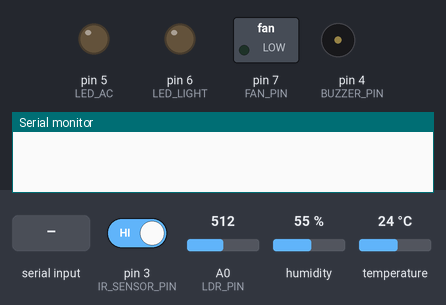
Simulated run of this sketch. Board: Arduino Uno, built with avr-gcc and run on an emulated ATmega328P. On the bench: switched loads named in the sketch (green lamp = pin HIGH), output pins drawn as LEDs (lit = HIGH), buzzer (waves = sounding, pin HIGH), the last lines printed to the serial monitor. The inputs (shaded band) are chosen by the test bench; at power-on: temperature 24 °C, pin 3 (IR_SENSOR_PIN) HIGH, A0 (LDR_PIN) = 512, humidity 55 %.

Above: at 1.2 s.
1.3 s: temperature set to 26 °C
3.2 s: temperature set to 29 °C
At 5.0 s:
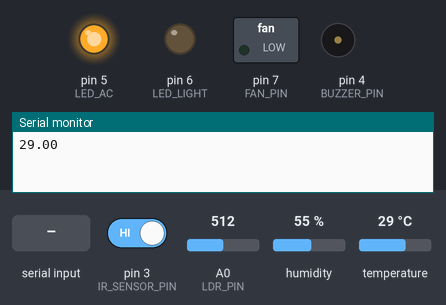
5.5 s: "FAN" received over the second serial link
At 8.3 s:
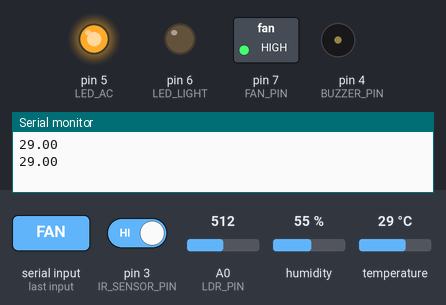
8.6 s: temperature set to 12 °C
At 9.8 s:
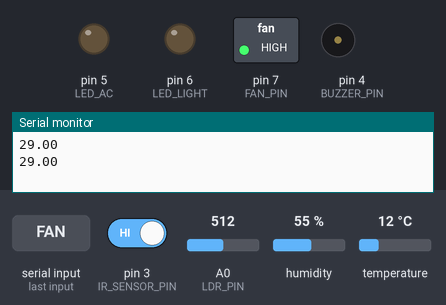
10.6 s: temperature set to 28 °C
At 12.2 s:
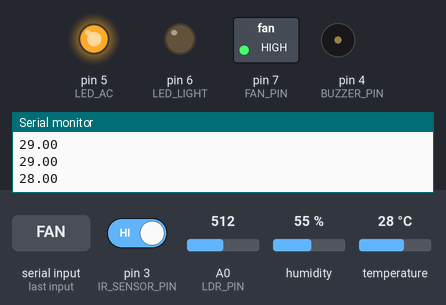
12.6 s: temperature set to 19 °C
At 13.9 s:
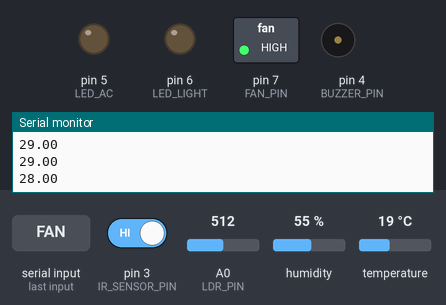
Timing chart, 0 to 15.6 s (numbered marks = the images above; inputs shaded):
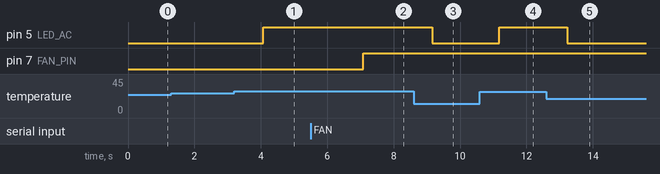

The sketch:

home_automation_system.ino
```cpp
#include <SoftwareSerial.h>
#include <DHT.h>

// Bluetooth module HC-05 connections
#define BT_TX 10  // Arduino TX (connect to HC-05 RX)
#define BT_RX 11  // Arduino RX (connect to HC-05 TX)
SoftwareSerial BT(BT_TX, BT_RX);

// Sensor and Actuator pins
#define DHT_PIN A1
#define DHT_TYPE DHT11
DHT dht(DHT_PIN, DHT_TYPE);

#define LDR_PIN A0
#define IR_SENSOR_PIN 3
#define BUZZER_PIN 4
#define LED_AC 5
#define LED_LIGHT 6
#define FAN_PIN 7

// Global variables
bool lockMode = false;
bool isNight = false;

void setup() {
    Serial.begin(9600);
    BT.begin(9600);
    dht.begin();
    pinMode(IR_SENSOR_PIN, INPUT);
    pinMode(LDR_PIN, INPUT);
    pinMode(BUZZER_PIN, OUTPUT);
    pinMode(LED_AC, OUTPUT);
    pinMode(LED_LIGHT, OUTPUT);
    pinMode(FAN_PIN, OUTPUT);
    digitalWrite(BUZZER_PIN, LOW);
    digitalWrite(LED_AC, LOW);
    digitalWrite(LED_LIGHT, LOW);
    digitalWrite(FAN_PIN, LOW);
}

void loop() {
    float temp = dht.readTemperature();
    int ldrValue = analogRead(LDR_PIN);
    int irValue = digitalRead(IR_SENSOR_PIN);

    // Check temperature condition
    if (temp > 27.8) { // X value assumed as 25
        digitalWrite(LED_AC, HIGH);
        Serial.println(temp);
        delay(2000);
        BT.println("AC turned ON");
    } else {
        digitalWrite(LED_AC, LOW);
    }

    // Check light condition
    if ((ldrValue > 700 || isNight) && irValue ==0) {
        digitalWrite(LED_LIGHT, HIGH);

        BT.println("Light turned ON");
        delay(5000);
    } else {
        digitalWrite(LED_LIGHT, LOW);
    }

    // Lock mode security check
    if (lockMode && irValue == 0) {
        digitalWrite(BUZZER_PIN, HIGH);
        tone(BUZZER_PIN,1000);
        BT.println("Intruder detected! Buzzer ON");
        delay(7000);
        noTone(BUZZER_PIN);
        digitalWrite(BUZZER_PIN, LOW);
    }

    // Check Bluetooth command
    if (BT.available()) {
        String command = BT.readString();
        command.trim();

        if (command == "LOCK") {
            lockMode = true;
            BT.println("Lock mode enabled");
        } else if (command == "UNLOCK") {
            lockMode = false;
            BT.println("Lock mode disabled");
        } else if (command == "FAN") {
            digitalWrite(FAN_PIN, HIGH);
            BT.println("Fan turned ON");
        } else if (command == "NOFAN") {
            digitalWrite(FAN_PIN, LOW);
            BT.println("Fan turned OFF");
        } else if (command == "NIGHT") {
            isNight = true;
            BT.println("Night mode enabled");
        } else if (command == "DAY") {
            isNight = false;
            BT.println("Day mode enabled");
        }
    }
}
```

Measured:
- the behaviour switches between 27 and 28 °C on temperature (found by bisection; images 0 and 1)
- after the input at 1.3 s, every drawn part: stays the same
- after the input at 3.2 s, pin 5 (LED_AC): LOW → HIGH after 0.87 s
- after the input at 5.5 s, pin 7 (FAN_PIN): LOW → HIGH after 1.6 s
- after the input at 8.6 s, pin 5 (LED_AC): HIGH → LOW after 0.56 s
- after the input at 10.6 s, pin 5 (LED_AC): LOW → HIGH after 0.59 s
- after the input at 12.6 s, pin 5 (LED_AC): HIGH → LOW after 0.62 s
